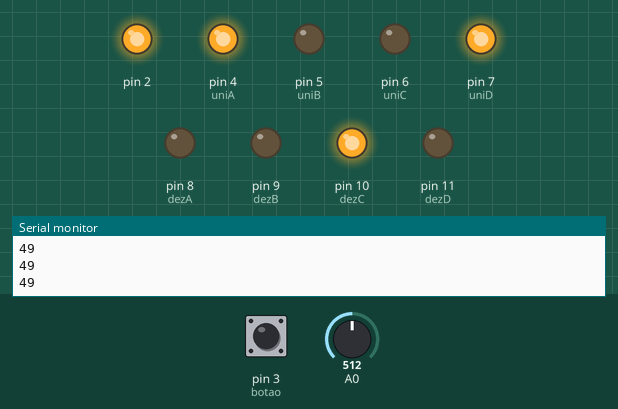
Simulated run of this sketch. Board: Arduino Uno, built with avr-gcc and run on an emulated ATmega328P. Parts: output pins drawn as LEDs (lit = HIGH), the last lines printed to the serial monitor. The test bench sets the inputs (shaded band); at power-on: A0 = 512, pin 3 (botao) HIGH.

Above: at 1.2 s.
1.3 s: A0 set to 524
At 2.3 s:
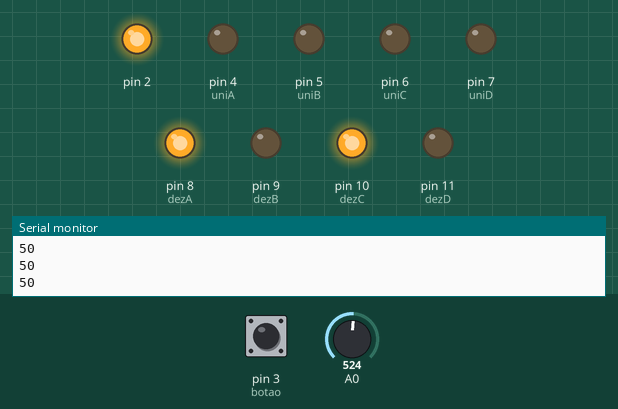
2.8 s: pin 3 (botao) pulled LOW for 0.15 s
At 4.3 s:
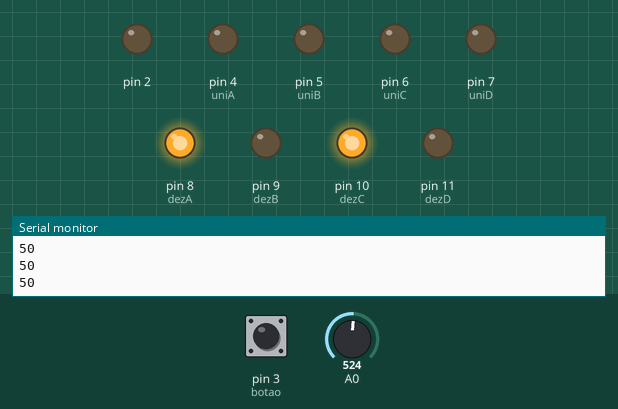
4.6 s: A0 set to 716
At 6.0 s:
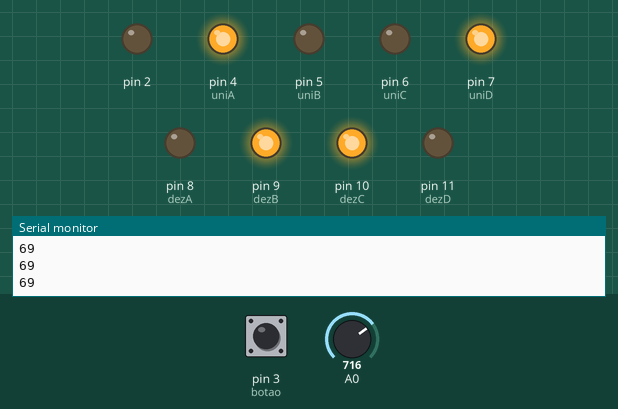
6.3 s: pin 3 (botao) pulled LOW for 1 s
At 8.4 s:
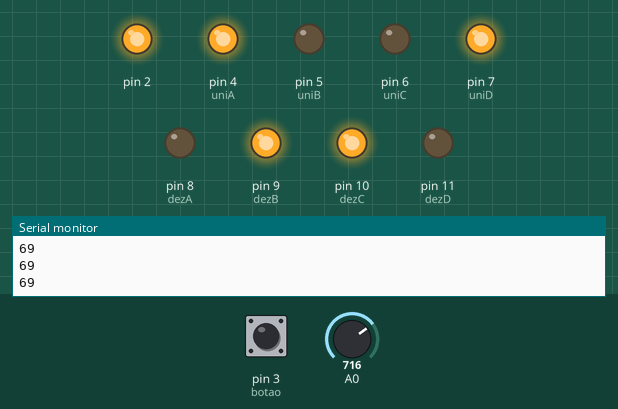
8.8 s: A0 set to 724
At 10.0 s:
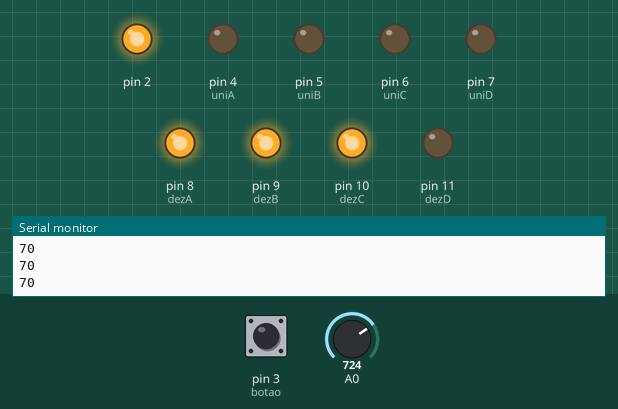
10.3 s: pin 3 (botao) pulled LOW for 0.15 s
At 11.7 s:
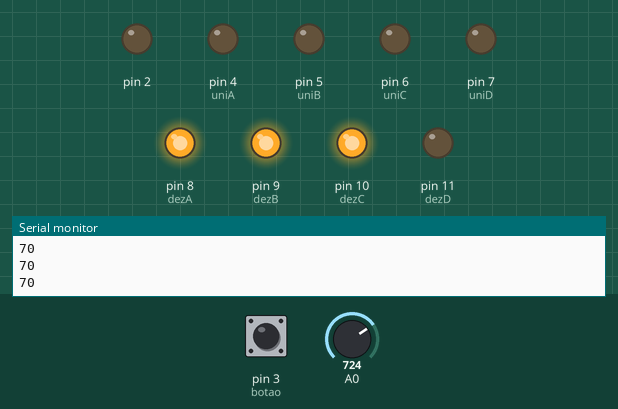
Timing chart, 0 to 13.1 s (numbered marks = the images above; inputs shaded):
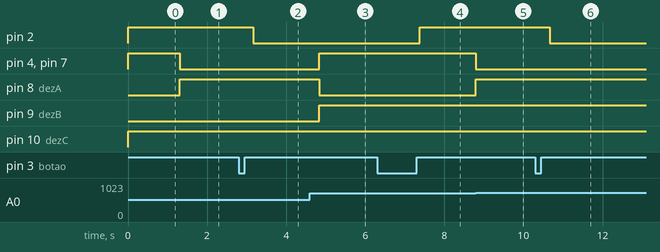

The sketch:

ProjetoCompeticaoAssopro.ino
```cpp
const int dezA = 8;
const int dezB = 9;
const int dezC = 10;
const int dezD = 11;
const int uniA = 4;
const int uniB = 5;
const int uniC = 6;
const int uniD = 7;
const int botao = 3;

int pontuacao_enquanto_assopra, pontuacao_maxima_assoprado = 0, recorde_geral;
int dezenas, unidades;
int f_assoprando = 0; // flag se tem alguém assoprando ou não
int modo_display = 0; // 0 = mostra o sopro atual | 1 = mostra o recorde geral
int estadoBotao;
int estadoAnteriorBotao;
int count_reset = 0;

void setup()
{
  Serial.begin(9600);
  pinMode(dezA, OUTPUT);
  pinMode(dezB, OUTPUT);
  pinMode(dezC, OUTPUT);
  pinMode(dezD, OUTPUT);
  pinMode(uniA, OUTPUT);
  pinMode(uniB, OUTPUT);
  pinMode(uniC, OUTPUT);
  pinMode(uniD, OUTPUT);
  pinMode(botao, INPUT);
  pinMode(2, OUTPUT);
}

void loop()
{
  digitalWrite(2, modo_display);
  estadoBotao = digitalRead(botao);
  pontuacao_enquanto_assopra = map(analogRead(A0), 0, 1023, 0, 99);

  if(pontuacao_enquanto_assopra <=10){
    f_assoprando = 0;
  } else {
    f_assoprando = 1;
  }

  if(count_reset) count_reset--;

  if(pontuacao_enquanto_assopra > 0 && f_assoprando == 0){
    f_assoprando = 1;
    pontuacao_maxima_assoprado = 0;
  }

  if (!count_reset){
    f_assoprando = 1;
    pontuacao_maxima_assoprado = 0;
  }

  if (estadoBotao != estadoAnteriorBotao && estadoBotao == 1) {
    modo_display = !modo_display;
  }

  estadoAnteriorBotao = estadoBotao;

  if (f_assoprando == 1){
    if (pontuacao_enquanto_assopra > pontuacao_maxima_assoprado ){
      pontuacao_maxima_assoprado = pontuacao_enquanto_assopra;
      count_reset = 10;
    }
    if (pontuacao_maxima_assoprado >  recorde_geral){
      recorde_geral = pontuacao_maxima_assoprado;
    }
  }

  if (modo_display == 1){
    dezenas = recorde_geral / 10;
    unidades = recorde_geral % 10;
  } else{
    dezenas = pontuacao_maxima_assoprado / 10;
    unidades = pontuacao_maxima_assoprado % 10;
    delay(200);
  }

  digitalWrite(dezA,bitRead(dezenas,0));
  digitalWrite(dezB,bitRead(dezenas,1));
  digitalWrite(dezC,bitRead(dezenas,2));
  digitalWrite(dezD,bitRead(dezenas,3));
  digitalWrite(uniA,bitRead(unidades,0));
  digitalWrite(uniB,bitRead(unidades,1));
  digitalWrite(uniC,bitRead(unidades,2));
  digitalWrite(uniD,bitRead(unidades,3));
  Serial.println(pontuacao_maxima_assoprado);
  delay(10);
} 
```

Measured:
- the behaviour switches between 516 and 517 on A0 (found by bisection; images 0 and 1)
- the behaviour switches between 723 and 724 on A0 (found by bisection; images 4 and 5)
- after the input at 1.3 s, pin 4 (uniA), pin 7 (uniD): HIGH → LOW at once; pin 8 (dezA): LOW → HIGH at once
- after the input at 2.8 s, pin 2: HIGH → LOW after 0.36 s
- after the input at 4.6 s, pin 4 (uniA), pin 7 (uniD), pin 9 (dezB): LOW → HIGH after 0.24 s; pin 8 (dezA): HIGH → LOW after 0.24 s
- after the input at 6.3 s, pin 2: LOW → HIGH after 1.1 s
- after the input at 8.8 s, pin 4 (uniA), pin 7 (uniD): HIGH → LOW at once; pin 8 (dezA): LOW → HIGH at once
- after the input at 10.3 s, pin 2: HIGH → LOW after 0.37 s
